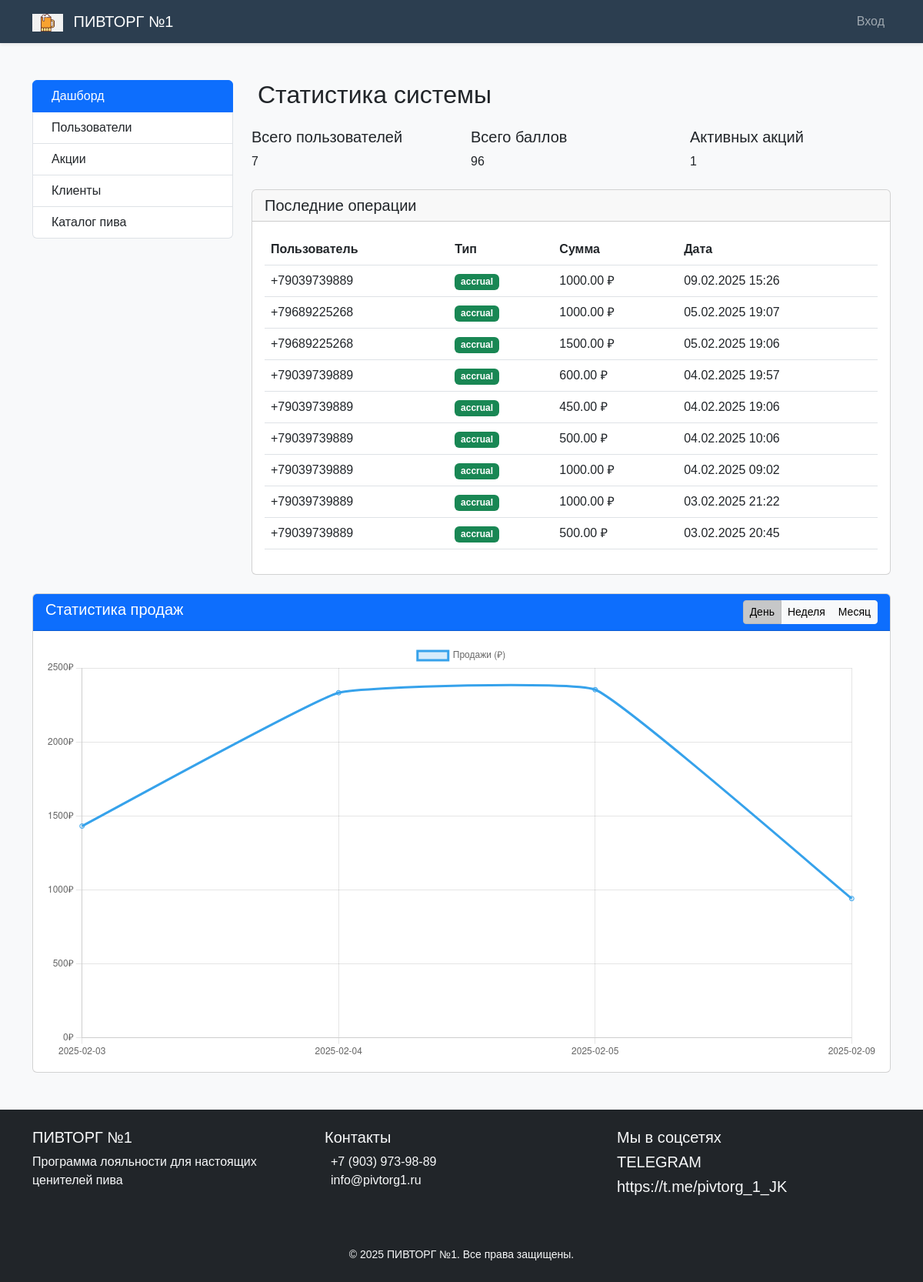
Screenshot of /admin/dashboard (signed in) with the database file from the repository.
### tables this page shows
CREATE TABLE transactions (
                id INTEGER PRIMARY KEY AUTOINCREMENT,
                user_id INTEGER NOT NULL,
                amount REAL NOT NULL,
                bonuses_used INTEGER DEFAULT 0,
                discount_applied INTEGER DEFAULT 0,
                final_amount REAL NOT NULL,
                created_at DATETIME DEFAULT CURRENT_TIMESTAMP,
                FOREIGN KEY(user_id) REFERENCES users(id)
            );

CREATE TABLE users (
                id INTEGER PRIMARY KEY AUTOINCREMENT,
                phone TEXT UNIQUE NOT NULL,
                name TEXT,
                code TEXT NOT NULL,
                code_expiry DATETIME NOT NULL,
                bonus_points INTEGER DEFAULT 0,
                discount INTEGER DEFAULT 3, 
                is_verified BOOLEAN DEFAULT FALSE,
                created_at DATETIME DEFAULT CURRENT_TIMESTAMP
            );

### app.py (the view, shortened to what this page needs)
@application.route('/admin/dashboard')
@admin_required
def admin_dashboard():
    db = get_db()
    stats = {
        'total_users': db.execute('SELECT COUNT(*) FROM users').fetchone()[0],
        'total_points': db.execute('SELECT SUM(bonus_points) FROM users').fetchone()[0] or 0,
        'active_promos': db.execute('''
            SELECT COUNT(*) FROM promotions
            WHERE date('now') BETWEEN start_date AND end_date
        ''').fetchone()[0]
    }
    transactions = db.execute('''
        SELECT
            users.phone,
            transactions.amount,
            transactions.created_at,
            CASE
                WHEN transactions.amount > 0 THEN 'accrual'
                ELSE 'withdrawal'
            END as type
        FROM transactions
        JOIN users ON transactions.user_id = users.id
        ORDER BY transactions.created_at DESC
        LIMIT 10
    ''').fetchall()
    period = request.args.get('period', 'day')
    sales_query = """
        SELECT
            DATE(created_at) as date,
            SUM(final_amount) as total
        FROM transactions
        WHERE created_at >= DATE('now', '-1 month')
        GROUP BY strftime('%Y-%m-%d', created_at)
        ORDER BY date
    """
    sales_data = db.execute(sales_query).fetchall()
    return render_template(
        'admin/dashboard.html',
        stats=stats,
        transactions=transactions,
        sales_data=sales_data,
        period=period
    )

### app.py (called while the page is built)
def get_db():
    conn = sqlite3.connect(Config.DATABASE)
    conn.row_factory = sqlite3.Row
    return conn

def admin_required(f):
    @wraps(f)
    def decorated_function(*args, **kwargs):
        if not session.get('admin_logged_in'):
            return redirect(url_for('admin_login'))
        return f(*args, **kwargs)
    return decorated_function

@application.template_filter('datetime_format')
def datetime_format(value, format="%d.%m.%Y %H:%M"):
    if isinstance(value, str):
        try:
            value = datetime.strptime(value, "%Y-%m-%d %H:%M:%S")
        except ValueError:
            return "Некорректная дата"
    return value.strftime(format)

### templates/admin/dashboard.html (shortened to what this page needs)
{% extends "base.html" %}
{% block scripts %}
<script>
    function updateChart(period) {
        window.location.href = "{{ url_for('admin_dashboard') }}?period=" + period;
    }
    document.addEventListener('DOMContentLoaded', function() {
        const ctx = document.getElementById('salesChart').getContext('2d');
        const salesData = {
            labels: {{ sales_data | map(attribute='date') | list | tojson }},
            datasets: [{
                label: 'Продажи (₽)',
                data: {{ sales_data | map(attribute='total') | list | tojson }},
                backgroundColor: 'rgba(54, 162, 235, 0.2)',
                borderColor: 'rgba(54, 162, 235, 1)',
                tension: 0.1
            }]
        };
        new Chart(ctx, {
            type: 'line',
            data: salesData,
            options: {
                responsive: true,
                scales: {
                    y: {
                        beginAtZero: true,
                        ticks: {
                            callback: function(value) {
                                return value + '₽';
                            }
                        }
                    }
                }
            }
        });
    });
</script>
{% endblock %}
{% block content %}
<div class="admin-dashboard">
    <div class="row">
        <div class="col-md-3 admin-nav">
            <div class="list-group">
                <a href="{{ url_for('admin_dashboard') }}"
                   class="list-group-item list-group-item-action active">
                    Дашборд
                </a>
                <a href="{{ url_for('manage_users') }}"
                   class="list-group-item list-group-item-action">
                    Пользователи
                </a>
                <a href="{{ url_for('manage_promotions') }}"
                   class="list-group-item list-group-item-action">
                    Акции
                </a>
                <a href="{{ url_for('manage_clients') }}"
                   class="list-group-item list-group-item-action">
                    Клиенты
                </a>
                <a href="{{ url_for('manage_beers') }}"
                   class="list-group-item list-group-item-action">
                    Каталог пива
                </a>
            </div>
        </div>
        <div class="col-md-9">
            <h2>Статистика системы</h2>
            <div class="row mt-4">
                <div class="col-md-4">
                    <div class="stat-card">
                        <h5>Всего пользователей</h5>
                        <div class="stat-value">{{ stats.total_users }}</div>
                    </div>
                </div>
                <div class="col-md-4">
                    <div class="stat-card">
                        <h5>Всего баллов</h5>
                        <div class="stat-value">{{ stats.total_points }}</div>
                    </div>
                </div>
                <div class="col-md-4">
                    <div class="stat-card">
                        <h5>Активных акций</h5>
                        <div class="stat-value">{{ stats.active_promos }}</div>
                    </div>
                </div>
            </div>
            <div class="card data-table mt-4">
                <div class="card-header">
                    <h5 class="mb-0">Последние операции</h5>
                </div>
                <div class="card-body">
                    <table class="table table-hover">
                        <thead>
                            <tr>
                                <th>Пользователь</th>
                                <th>Тип</th>
                                <th>Сумма</th>
                                <th>Дата</th>
                            </tr>
                        </thead>
                        <tbody>
                            {% for transaction in transactions %}
                            <tr>
                                <td>{{ transaction.phone }}</td>
                                <td>
                                    <span class="badge bg-{{ 'success' if transaction.type == 'accrual' else 'danger' }}">
                                        {{ transaction.type }}
                                    </span>
                                </td>
                                <td>{{ "%.2f"|format(transaction.amount) }} ₽</td>
                                <td>{{ transaction.created_at|datetime_format }}</td>
                            </tr>
                            {% else %}
                            <tr>
                                <td colspan="4">Нет операций за последнее время</td>
                            </tr>
                            {% endfor %}
                        </tbody>
                    </table>
                </div>
            </div>
        </div>
    </div>
</div>
    <div class="card mt-4">
        <div class="card-header bg-primary text-white d-flex justify-content-between">
            <h5 class="mb-0">Статистика продаж</h5>
            <div class="btn-group">
                <button class="btn btn-sm btn-light {{ 'active' if period == 'day' }}"
                        onclick="updateChart('day')">
                    День
                </button>
                <button class="btn btn-sm btn-light {{ 'active' if period == 'week' }}"
                        onclick="updateChart('week')">
                    Неделя
                </button>
                <button class="btn btn-sm btn-light {{ 'active' if period == 'month' }}"
                        onclick="updateChart('month')">
                    Месяц
                </button>
            </div>
        </div>
        <div class="card-body">
            <canvas id="salesChart"></canvas>
        </div>
    </div>
{% endblock %}

### static/css/main.css (style rules this page uses)
:root { --primary: #2c3e50; --secondary: #3498db; --success: #27ae60; --danger: #e74c3c; }
body { font-family: 'Arial', sans-serif; background: #f8f9fa; }

### rows the page displays
transactions: amount "1000.00"
transactions: amount "1000.00"
transactions: amount "1500.00"
transactions: amount "600.00"
transactions: amount "450.00"
transactions: amount "500.00"
transactions: amount "1000.00"
transactions: amount "1000.00"
transactions: amount "500.00"

### other values shown
{{ stats.total_users }} "7"
{{ stats.total_points }} "96"
{{ stats.active_promos }} "1"
chart data {{ sales_data | map(attribute='date') | list | tojson }} ["2025-02-03", "2025-02-04", "2025-02-05", "2025-02-09"]
chart data {{ sales_data | map(attribute='total') | list | tojson }} [1431.0, 2332.5, 2353.0, 941.0]
